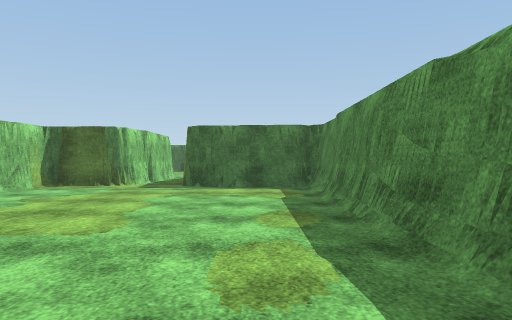
view 1 (above)

12 first-person views from a walk through a scene from a Unity 3-D project. The camera is 1.2 m above the floor, looks level and sees 70° across. The floor is counted in squares, 2 m on a side. Each view is taken from the middle of a square. On the plan, view 1 faces up. The plan holds only what a view shows up to about 10 squares ahead; the rest is blank. The player character is not drawn. Some animated figures are left out. Surface patterns are stand-ins for the level's own textures.

view 2
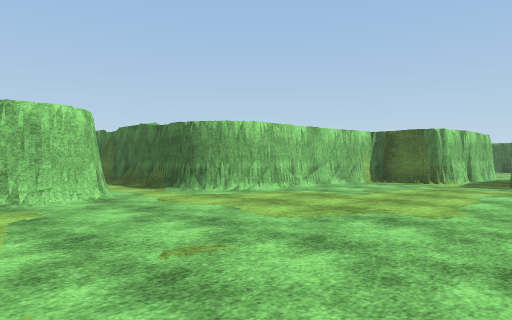

view 3
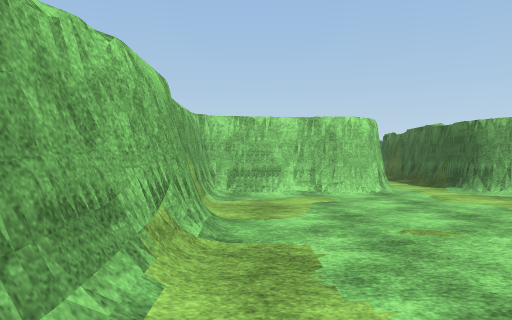

view 4
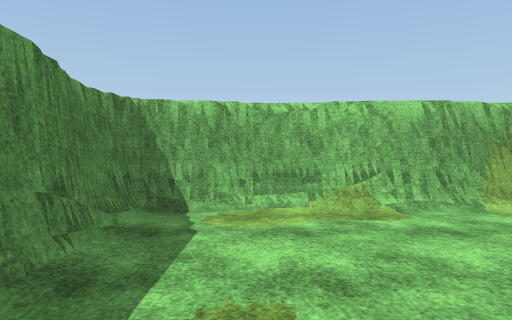

view 5
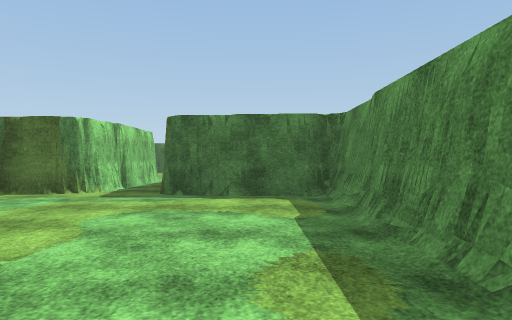

view 6
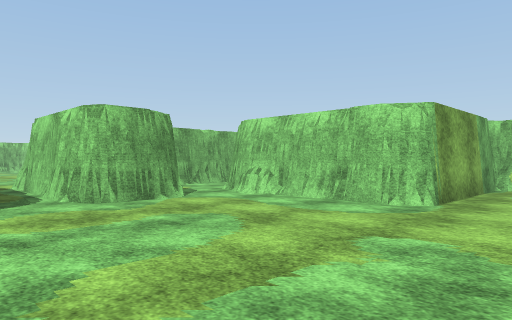

view 7
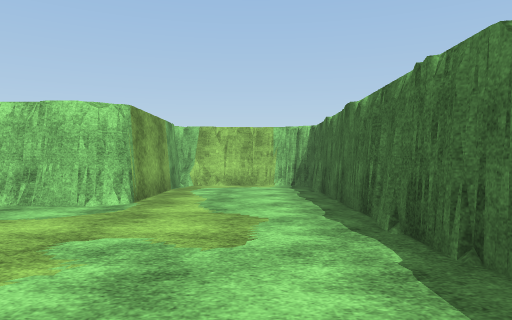

view 8
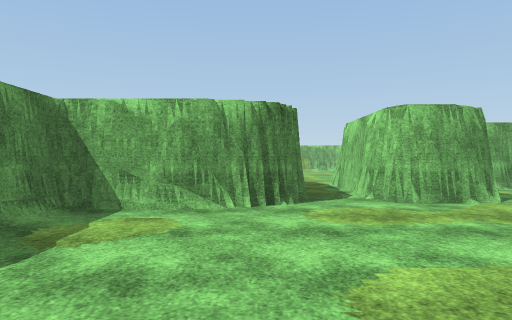

view 9
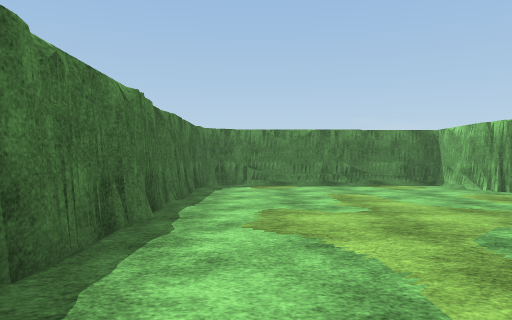

view 10
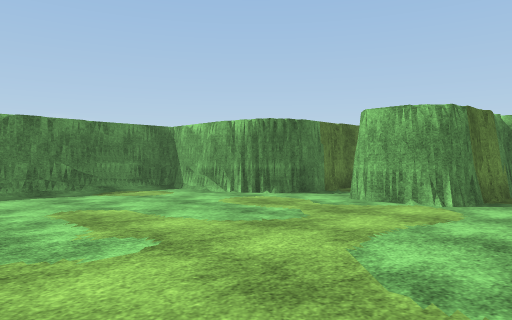

view 11
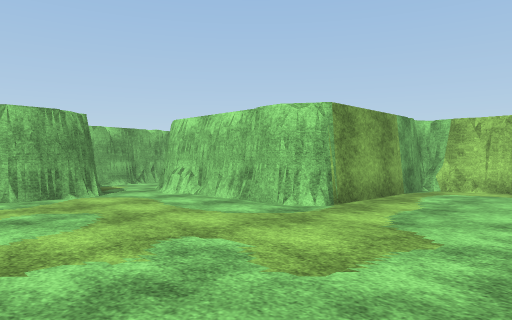

view 12
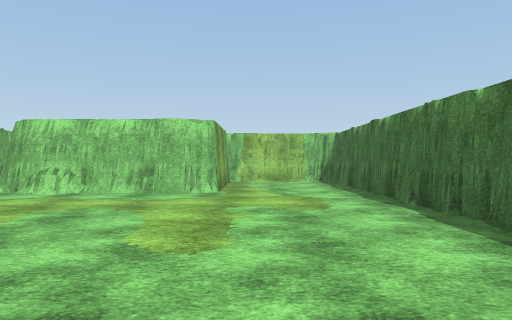

### Floor plan
Key: @ floor where view 1 was taken; # wall or solid block; x gap in a wall; . floor; / step, stairs or slope.
Columns run from 10 left of view 1 to 2 right of it. Each row starts with its distance up from view 1.
 20 ############
 19 #........//#
 18 #........../
 17 #........../
 16 #####....../
 15     #....../
 14     #....../
 13     #....####
 12     #.##.#
 11    ...##.#
 10  #######x#
  9      ###.##
  8      #....###
  7      #...../#
  6      #...../#
  5     ##...../#
  4 #####....../#
  3 ///##....../#
  2   ........./
  1     #....../
  0     #.....@/#
 -1     #.......#
 -2     #########

Positions as (right, up) in squares from view 1, and headings:
1: (0, 0), facing up
2: (0, -1), facing up-left
3: (1, -1), facing left
4: (0, 3), facing down
5: (0, 2), facing up
6: (-1, 18), facing down-left
7: (-1, 18), facing left
8: (-1, 18), facing down
9: (-8, 18), facing right
10: (-6, 18), facing down-right
11: (-2, 19), facing down-left
12: (1, 17), facing left
